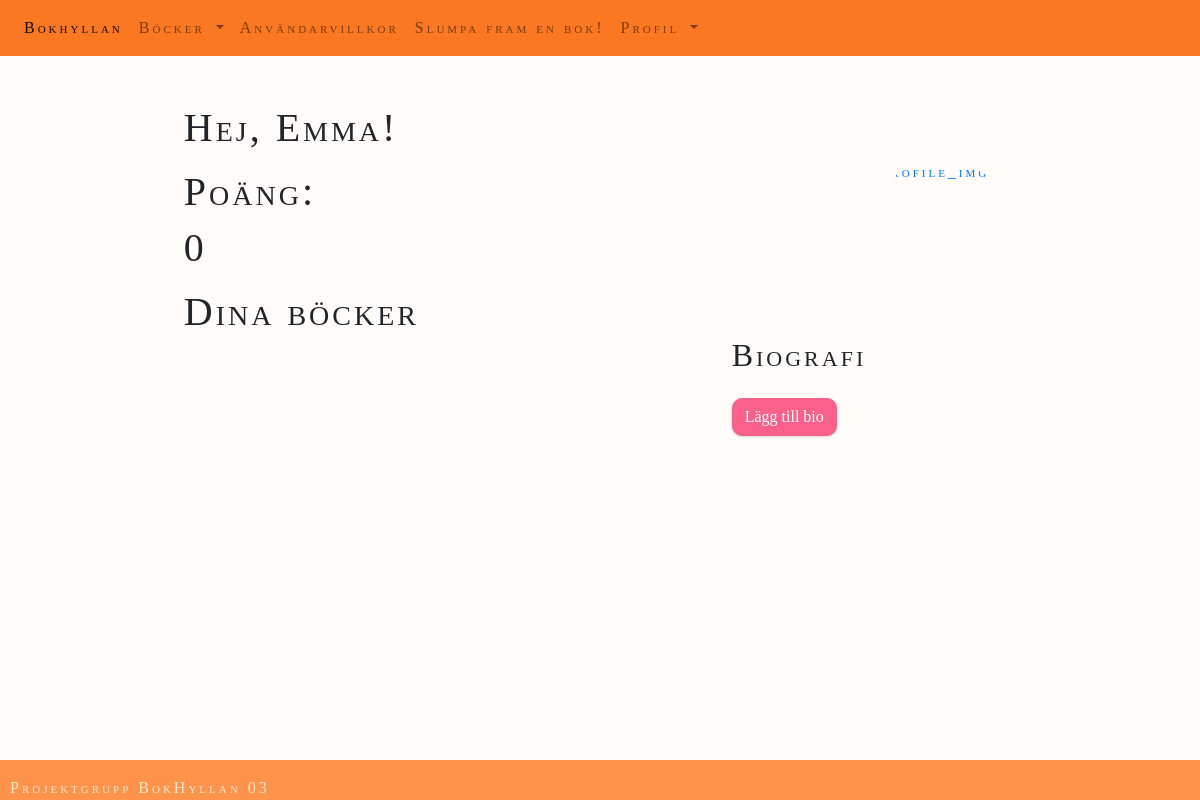
The page / (signed in) on the database as committed earlier.
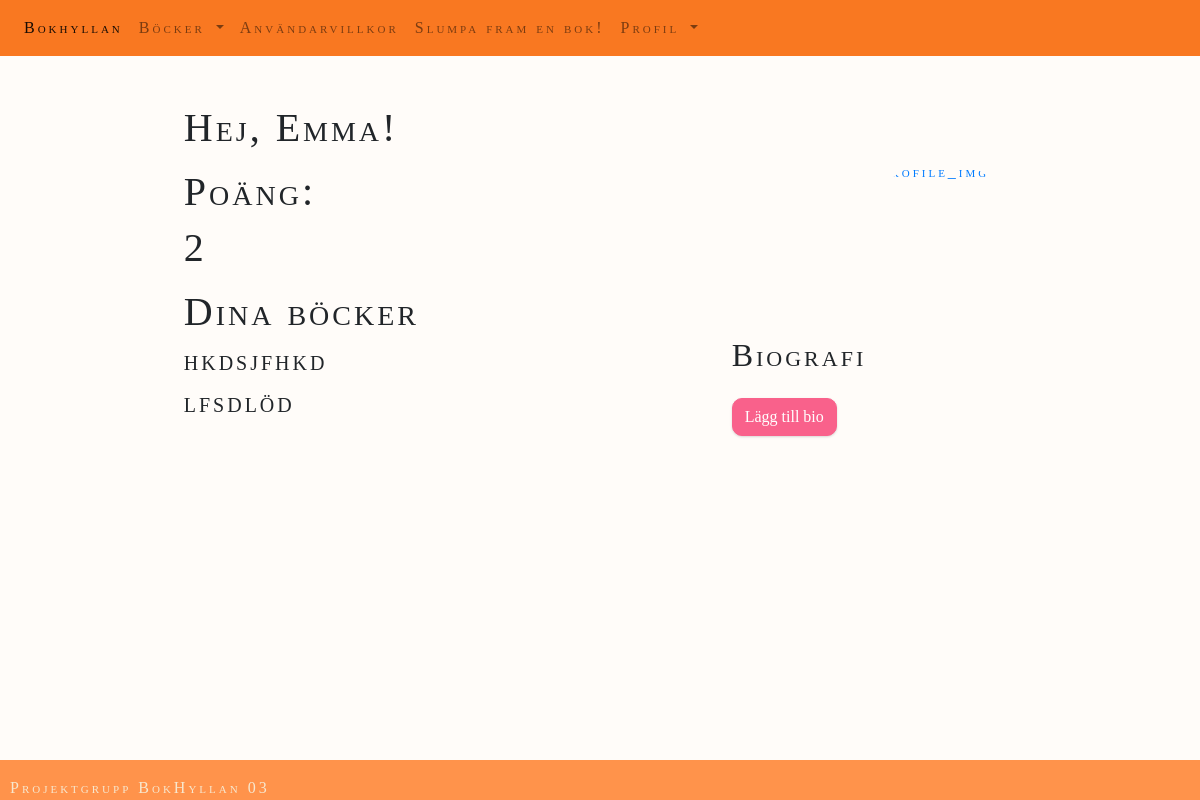
The same page on the database as committed later.
### website/models.py (models this page shows)
class User(db.Model, UserMixin):
    id = db.Column(db.Integer, primary_key = True)
    email = db.Column(db.String(150), unique = True)
    password = db.Column(db.String(150))
    first_name = db.Column(db.String(150))
    books = db.relationship('Book', backref = 'user')
    bio = db.Column(db.String(30000))
    profile_pic = db.Column(db.String())
    score = db.Column(db.Integer, default = 0)

class Book(db.Model):
    id = db.Column(db.Integer, primary_key = True)
    title = db.Column(db.String(150))
    author = db.Column(db.String(150))
    isbn = db.Column(db.String(150))
    review = db.Column(db.String(30000))
    user_id = db.Column(db.Integer, db.ForeignKey('user.id'))
    cover_pic = db.Column(db.String())

### website/views.py (the view)
@views.route('/', methods=['GET', 'POST'])
@login_required
def home():
    books = Book.query.filter_by(user_id=current_user.id).all()
    return render_template("home.html", user=current_user, books=books)

### website/templates/home.html (shortened to what this page needs)
{% extends "base.html" %}
{% block content %}
  <div id="home-div">
    <h1>Hej, {{user.first_name}}!</h1>
      <div id="user-pic">
        {% if user.profile_pic %}
        <a href="/add-pic"><img src="{{url_for('static', filename='images/' + user.profile_pic)}}" alt="profile_img" class="rounded-circle" width="150" height="150" align="right"></a>
        {%else%}
        <a href="/add-pic"><img src="{{url_for('static', filename='images/emty_profile.jpg')}}" alt="profile_img" class="rounded-circle" width="150" height="150" align="right"></a>
        {%endif%}
      </div>
      <div id="user-points">
        <p><h1>Poäng:</h1>
          {% if user.score %}
          <h1>{{user.score}}</h1>
          {%else%}
          <h1>0</h1>
          {%endif%}
        </p>
      </div>
      <div id="user-bio">
        <h2>Biografi</h2>
          {% if user.bio %}
          <p>{{user.bio}}</p>
          <a class="button" id="addBio" href="/add-bio"><button type="button" class="btn btn-primary">Ändra bio</button></a>
          {% else %}
          <a class="button" id="addBio" href="/add-bio"><button type="button" class="btn btn-primary">Lägg till bio</button></a>
          {% endif %}
      </div>
      <div id="user-books">
        <h1>Dina böcker</h1>
          {% for book in books %}
          <div class="book">
            <h3>{{ book.title }}</h3>
          </div>
          {% endfor %}
      </div>
  </div>
{% endblock %}

Rows that differ between the two databases and show on the page:
changed User "Emma": score (not shown) → "2"
added Book: title "hkdsjfhkd"
added Book: title "lfsdlöd"
Other text that changed with them:
text no longer shown: "0"
